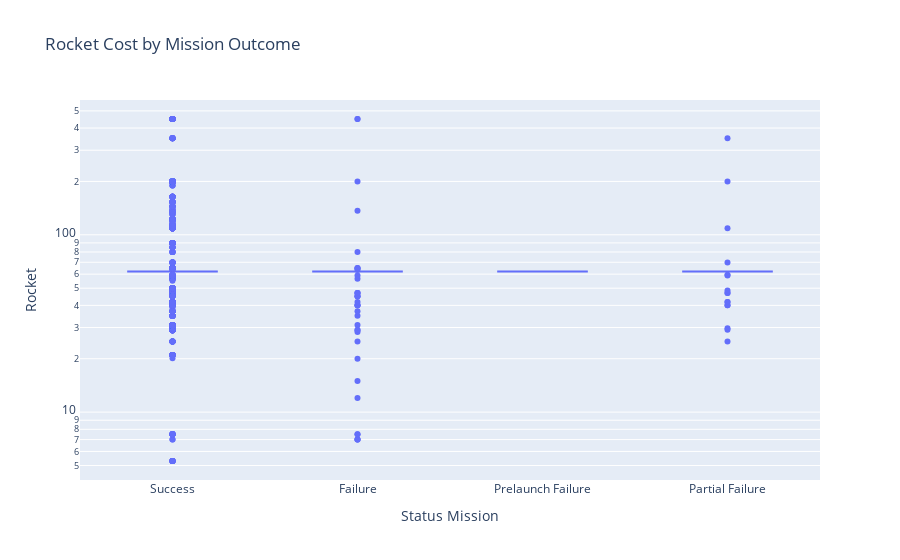

This figure's notebook cell:
### Markdown cell above
## Rocket Cost by Mission Outcome

### Code cell
fig = px.box(
    df, 
    x='Status Mission', 
    y=' Rocket', 
    title='Rocket Cost by Mission Outcome',
    log_y=True
)
fig.show()

### Figure 1 — Plotly figure (JSON) as saved in the notebook; plotly's stock layout.template omitted (floating-point values rounded to 4 significant figures; data arrays with more than 128 entries replaced by an {"elided": "..."} marker saying what was removed)
{"data": [{"alignmentgroup": "True", "hovertemplate": "Status Mission=%{x}<br> Rocket=%{y}<extra></extra>", "legendgroup": "", "marker": {"color": "#636efa"}, "name": "", "notched": false, "offsetgroup": "", "orientation": "v", "showlegend": false, "type": "box", "x": {"elided": "4324 str values"}, "x0": " ", "xaxis": "x", "y": {"elided": "4324 float values"}, "y0": " ", "yaxis": "y"}], "layout": {"boxmode": "group", "legend": {"tracegroupgap": 0}, "title": {"text": "Rocket Cost by Mission Outcome"}, "xaxis": {"anchor": "y", "domain": [0, 1], "title": {"text": "Status Mission"}}, "yaxis": {"anchor": "x", "domain": [0, 1], "title": {"text": " Rocket"}, "type": "log"}}}
